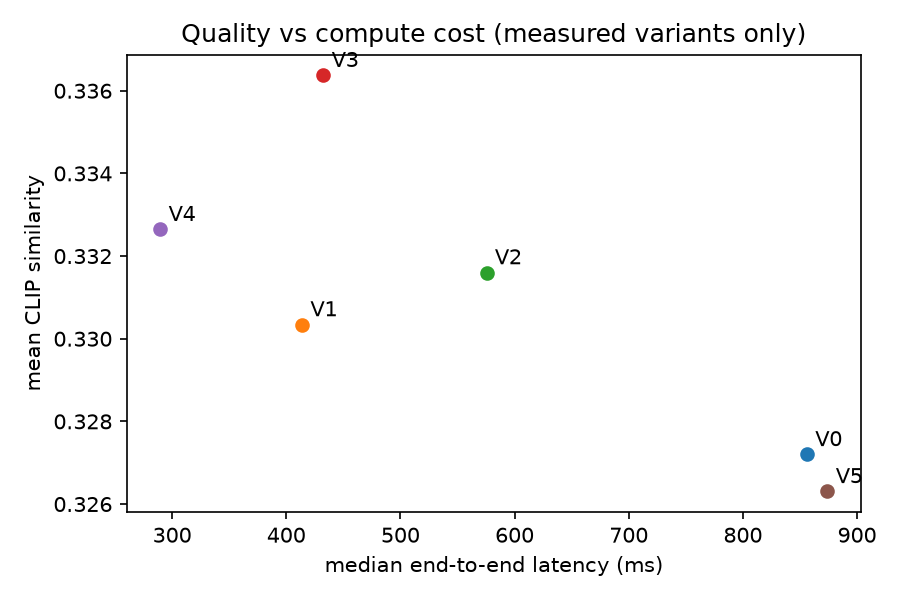
#> input picture evaluation/reports/p7_quality_cost.png, 900 x 600 px
$ python -i edges.py   (imports and definitions only)   (older library calls are emulated)
#> lines starting #> are read from the running program, lines starting #| are printed output that depends on the picture
### computer_vision/common.py
"""Shared contract for every classical-CV stage.

Image format everywhere: numpy uint8 array, shape (H, W, 3), RGB order, H and W >= 1.
(PIL <-> array helpers below; OpenCV's BGR order is handled inside each function, never exposed.)
Every stage returns a CVResult so stages can be chained: next_stage(result.image).
Stages never mutate their input. Bypass: `enabled=False` or identity parameters return an unchanged copy
with applied=False.
"""
from dataclasses import dataclass, field
from typing import Any

import numpy as np


@dataclass
class CVResult:
    image: np.ndarray  # uint8 (H, W, 3) RGB
    applied: bool  # False = bypass / no-op (image is an unchanged copy of the input)
    stage: str
    params: dict[str, Any] = field(default_factory=dict)  # parameters actually used
    notes: list[str] = field(default_factory=list)  # why a no-op happened, clamps applied, etc.


def validate_image(image: Any) -> np.ndarray:
    """Return `image` if it satisfies the contract, else raise ValueError (never silently coerce)."""
    if not isinstance(image, np.ndarray):
        raise ValueError("image must be a numpy array (use to_array() for PIL images)")
    if image.dtype != np.uint8:
        raise ValueError(f"image dtype must be uint8, got {image.dtype}")
    if image.ndim != 3 or image.shape[2] != 3:
        raise ValueError(f"image must have shape (H, W, 3), got {image.shape}")
    if image.shape[0] < 1 or image.shape[1] < 1:
        raise ValueError("image must not be empty")
    return image


def noop(image: np.ndarray, stage: str, params: dict, why: str) -> CVResult:
    return CVResult(image=image.copy(), applied=False, stage=stage, params=params, notes=[why])


def to_array(pil_image) -> np.ndarray:
    """PIL image -> uint8 RGB array (alpha dropped, palette/gray converted)."""
    return np.asarray(pil_image.convert("RGB"), dtype=np.uint8).copy()


def to_pil(image: np.ndarray):
    from PIL import Image
    return Image.fromarray(validate_image(image), mode="RGB")

### computer_vision/edge_aware/edges.py
"""Edge analysis and edge-aware filtering. Input uint8 RGB (H,W,3); filters return CVResult."""
from typing import Optional

import cv2
import numpy as np

from ..common import CVResult, noop, validate_image


def _gray(image: np.ndarray) -> np.ndarray:
    return cv2.cvtColor(validate_image(image), cv2.COLOR_RGB2GRAY)


# [24 lines left out: function edge_map, not called in this run]


def edge_density(image: np.ndarray, **canny_kwargs) -> float:
    """Fraction of pixels marked as Canny edges (0..1). A rough 'how much structure' indicator, not a quality score."""
    return float(np.count_nonzero(edge_map(image, "canny", **canny_kwargs))) / float(image.shape[0] * image.shape[1])


# [22 lines left out: functions _blend, bilateral_smooth, not called in this run]


def _box(x: np.ndarray, r: int) -> np.ndarray:
    return cv2.boxFilter(x, -1, (2 * r + 1, 2 * r + 1), normalize=True, borderType=cv2.BORDER_REFLECT)


# [33 lines left out: function guided_filter_smooth, not called in this run]


def edge_preserving_sharpen(image: np.ndarray, amount: float = 0.6, radius: float = 1.0,
                            edge_threshold: float = 0.2, halo_guard: bool = True,
                            max_amount: float = 2.0, enabled: bool = True) -> CVResult:
    """Unsharp-mask sharpening applied only near clear edges.
    detail = image - gaussian(image, radius); added back as amount * detail * edge_weight, where edge_weight ramps
    0 -> 1 as the smoothed luma gradient magnitude (Sobel, luma in 0..1) goes from edge_threshold to 2x edge_threshold.
    Flat regions and low-contrast texture/noise therefore stay (nearly) untouched.
    halo_guard: clip each output pixel to the min..max of its 3x3 input neighbourhood, so no overshoot/ringing
    beyond values already present locally (this also limits how steep an edge can become).
    amount must be within [0, max_amount]."""
#> called with amount = 0.6, radius = 1, edge_threshold = 0.2, halo_guard = True, max_amount = 2, enabled = True
    img = validate_image(image)
    if not 0.0 <= amount <= max_amount:
        raise ValueError(f"amount must be within [0, {max_amount}]")
    if radius <= 0 or edge_threshold <= 0:
        raise ValueError("radius and edge_threshold must be > 0")
    params = dict(amount=amount, radius=radius, edge_threshold=edge_threshold, halo_guard=halo_guard)
    if not enabled:
        return noop(img, "sharpen", params, "disabled")
    if amount == 0.0:
        return noop(img, "sharpen", params, "amount is 0")
    f = img.astype(np.float32)
    detail = f - cv2.GaussianBlur(f, (0, 0), radius)
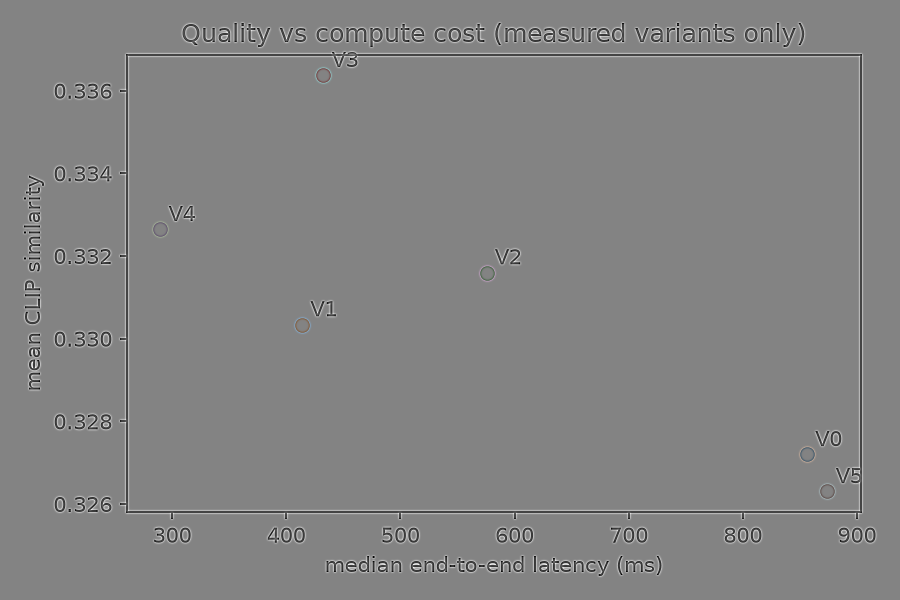
#> detail: shape (600, 900, 3) float32; mean R, G, B 0, 0, 0; drawn with min black and max white
    luma = cv2.GaussianBlur(cv2.cvtColor(img, cv2.COLOR_RGB2GRAY).astype(np.float32) / 255.0, (0, 0), 1.0)
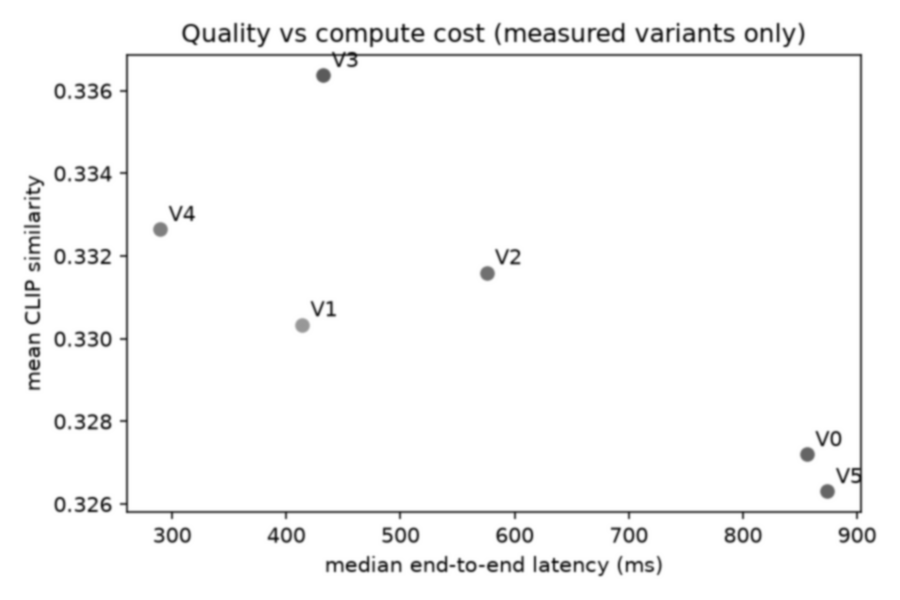
#> luma: shape (600, 900) float32; min 0.108, max 1, mean 0.974
    mag = np.hypot(cv2.Sobel(luma, cv2.CV_32F, 1, 0, ksize=3), cv2.Sobel(luma, cv2.CV_32F, 0, 1, ksize=3))
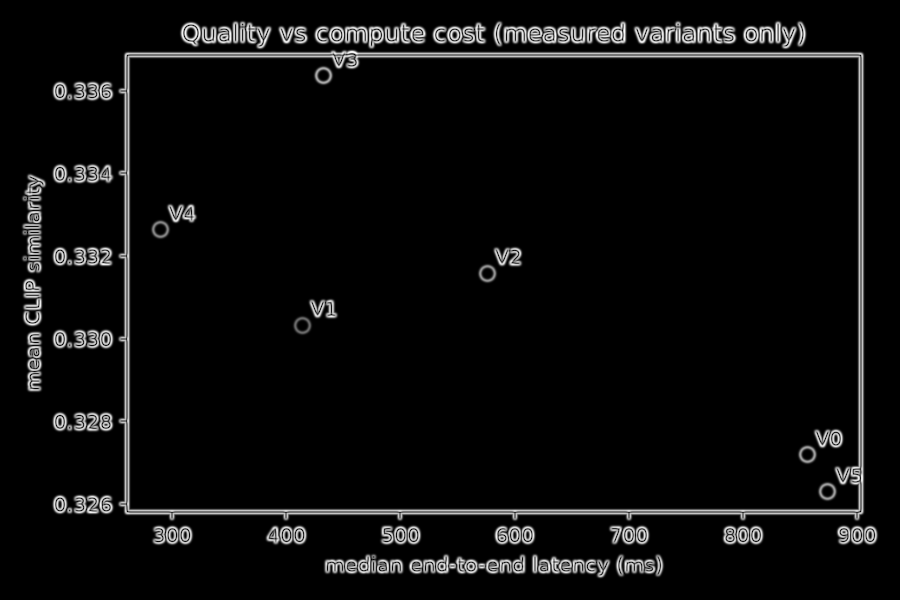
#> mag: shape (600, 900) float32; min 0, max 2.51, mean 0.115; drawn with min black and max white
    w = np.clip((mag - edge_threshold) / edge_threshold, 0.0, 1.0)
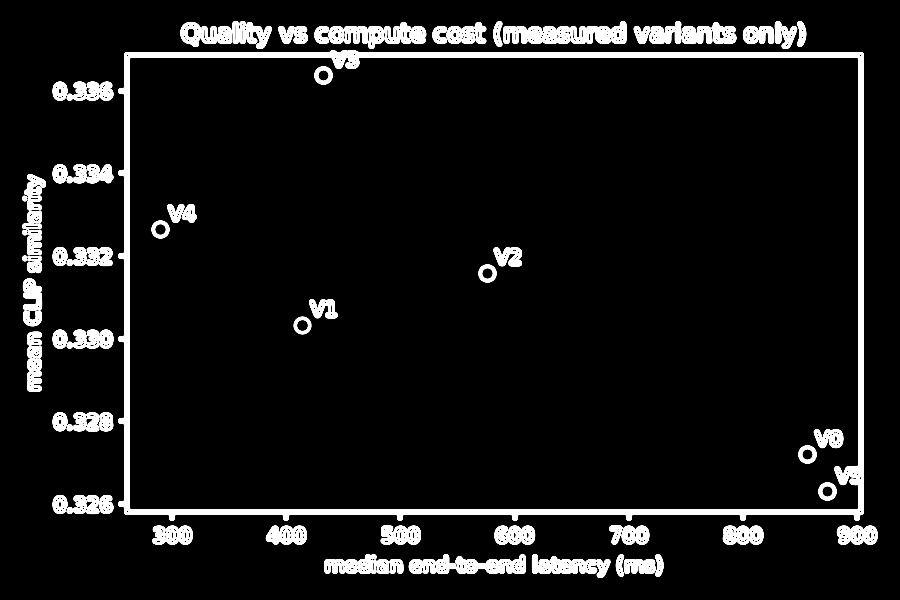
#> w: shape (600, 900) float32; min 0, max 1, mean 0.0838
    w = cv2.GaussianBlur(cv2.dilate(w, np.ones((3, 3), np.uint8)), (0, 0), 1.0)  # cover pixels beside the edge
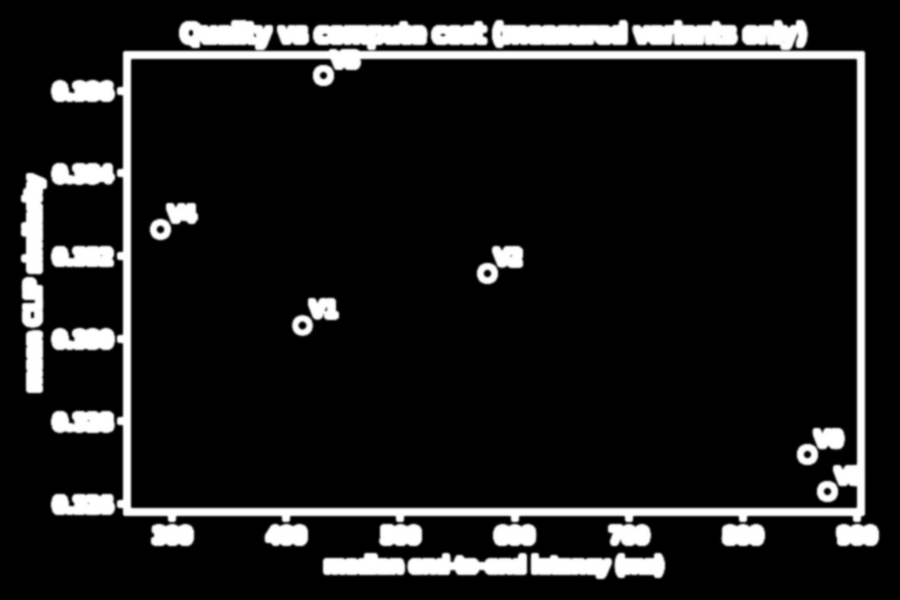
#> w: shape (600, 900) float32; min 0, max 1, mean 0.111
    out = f + amount * detail * w[..., None]
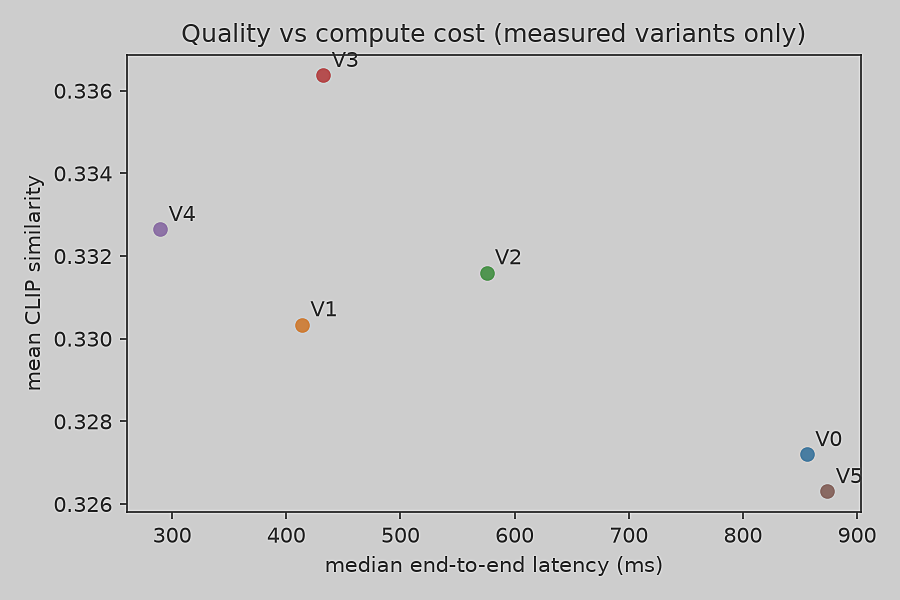
#> out: shape (600, 900, 3) float32; mean R, G, B 249.3, 249.3, 249.2; drawn with min black and max white
    if halo_guard:
        k = np.ones((3, 3), np.uint8)
        out = np.minimum(np.maximum(out, cv2.erode(f, k)), cv2.dilate(f, k))
    return CVResult(image=np.clip(np.rint(out), 0, 255).astype(np.uint8), applied=True, stage="sharpen",
                    params=params)

>>> import cv2
>>> picture = cv2.cvtColor(cv2.imread('../../evaluation/reports/p7_quality_cost.png'), cv2.COLOR_BGR2RGB)
>>> result = edge_preserving_sharpen(picture)
